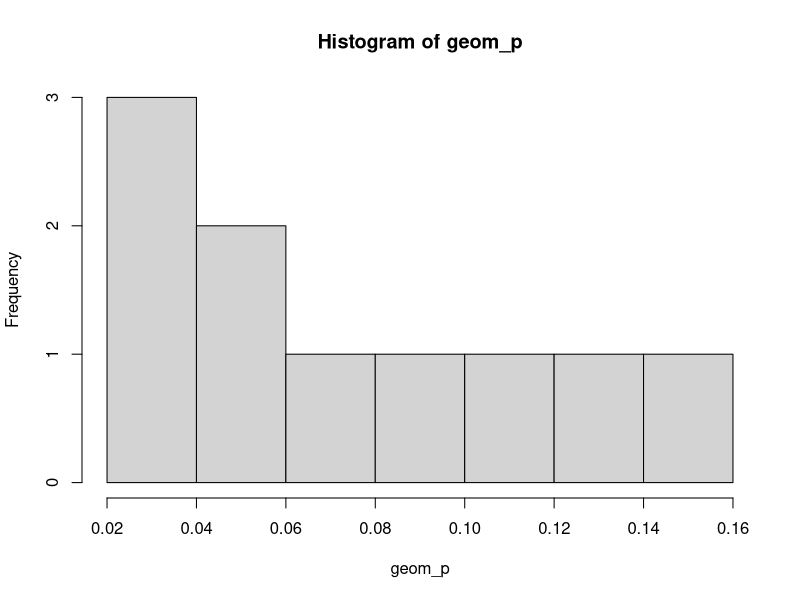
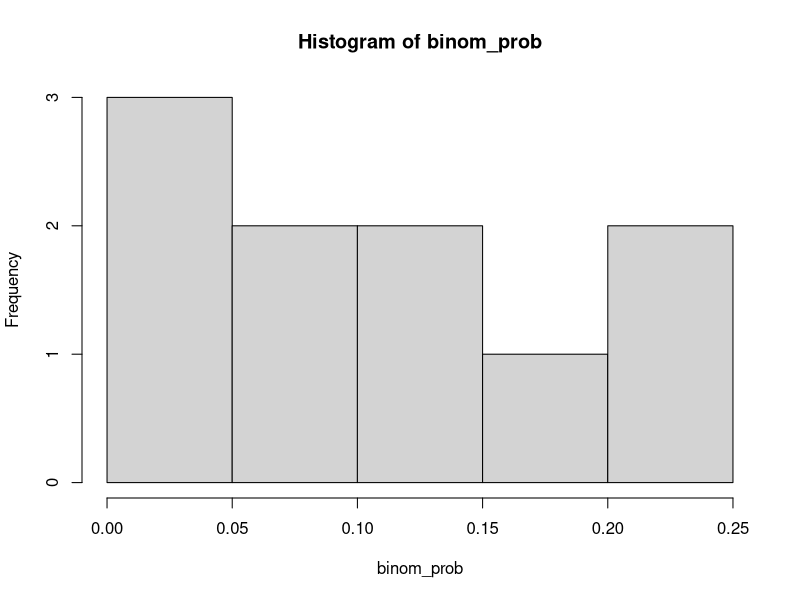
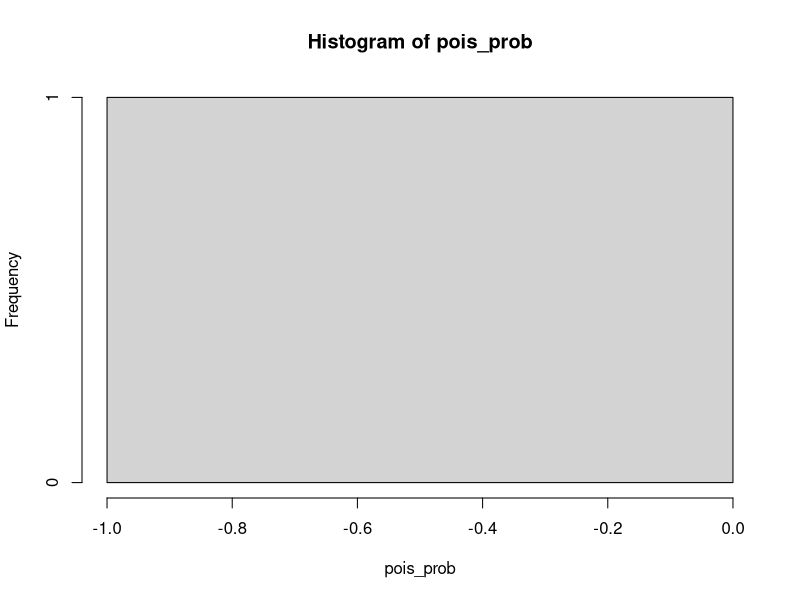
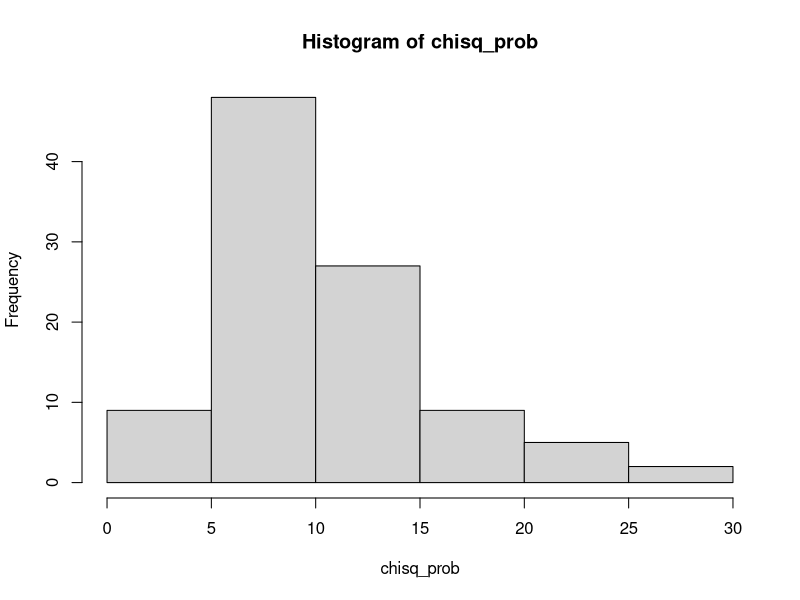
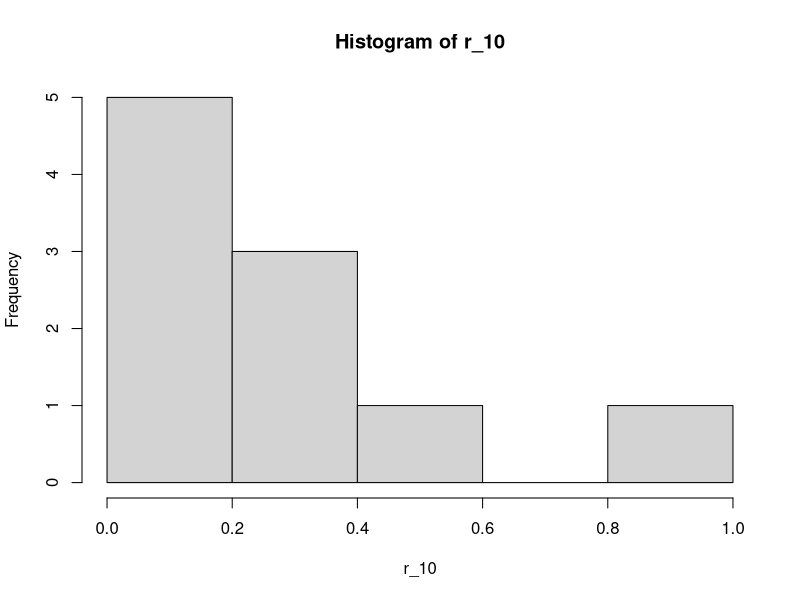
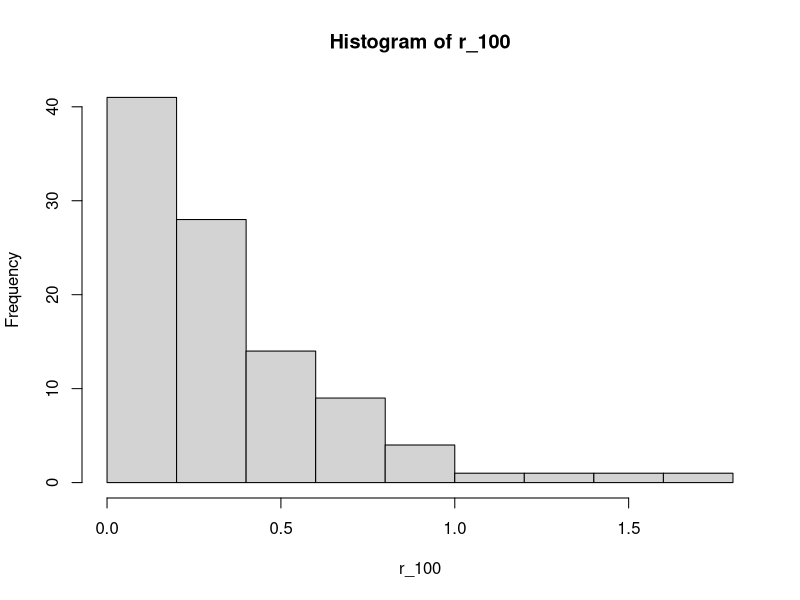
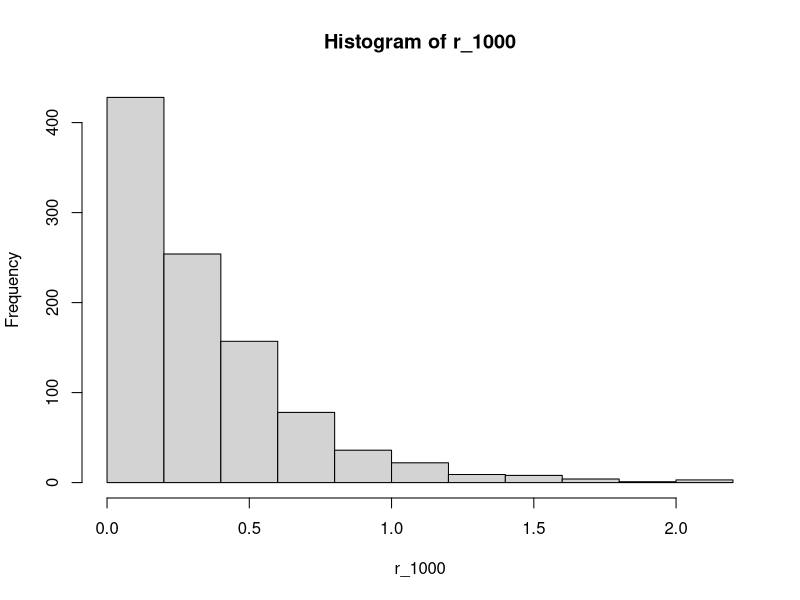
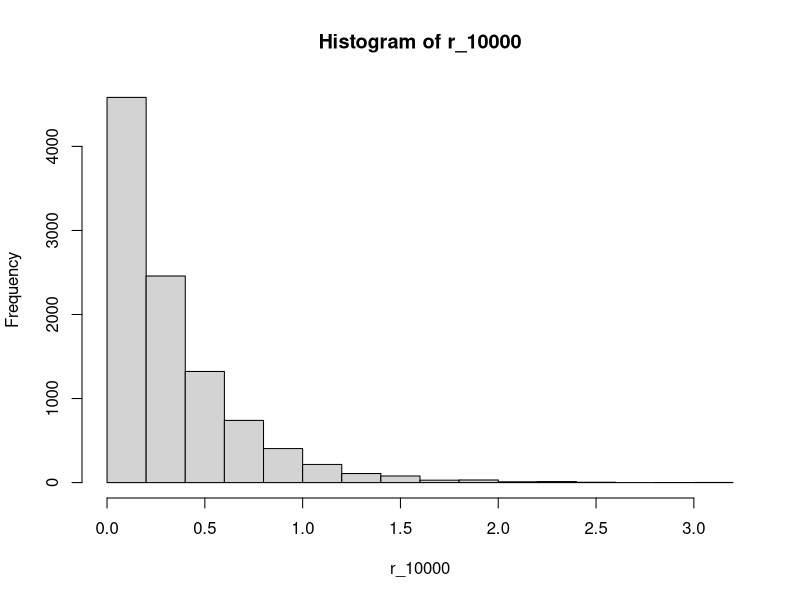

Write the R code that produced these figures, in order.
#1a
dgeom(x = 3, prob = 0.20)

#1b
mean(rgeom(n = 10000, prob = 0.20) == 3)

#1d
index <- (1:10)   
geom_p <- dgeom(index, prob = 0.20)    
hist(geom_p)

#1e
mean(geom_p)
var(geom_p)

#2a
dbinom(x = 4, size = 20, prob = 0.2)

#2b
binom_prob<- dbinom(index,size=20, prob=0.2)
hist(binom_prob)

#2c
mean(binom_prob)
var(binom_prob)

#3a
dpois(x=6, lambda = 4.5)

#3b
pois_prob<- dpois(x = 6, lambda = 4.5 * 365)
hist(pois_prob)

#3c
mean(pois_prob)
var(pois_prob)

#4a
dchisq(x = 2, df =10)

#4b
chisq_prob <- rchisq(100, df=10)
hist(chisq_prob)

#4c
mean(chisq_prob)
var(chisq_prob)

#5a
set.seed(1)
dexp(x = rexp(1), rate = 3)

#5b
set.seed(1)
r_10<-rexp(10, 3)
r_100<-rexp(100, 3)
r_1000<-rexp(1000, 3)
r_10000<-rexp(10000, 3)

hist(r_10)
hist(r_100)
hist(r_1000)
hist(r_10000)

#5c
mean(r_100)
var(r_100)

#6a
r_norm <- rnorm(100, mean=50, sd = 8)
plot(r_norm)

#6b
hist(main ='05111940000201_Rizaldi Nur Rahman Naufal_Probstat_F_DNhistogram', r_norm, breaks = 50)

#6c
var(r_norm)